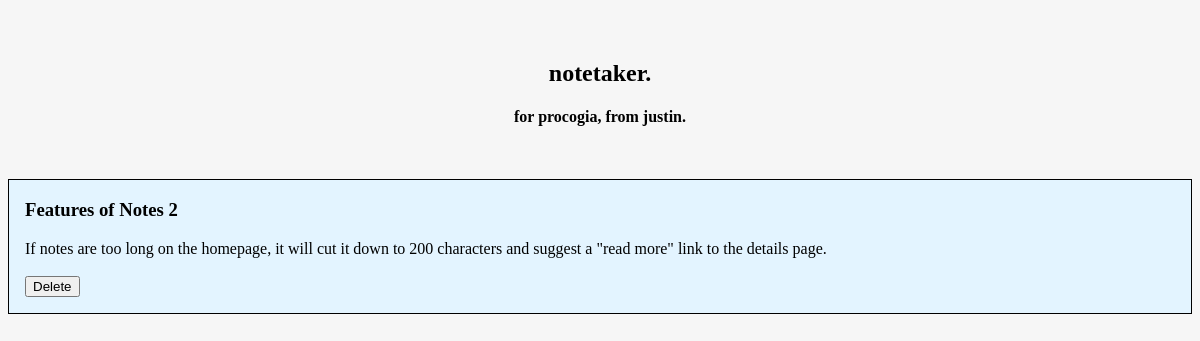
The page /note/32/ on the database its author committed.
### notetaker/models.py (models this page shows, shortened)
class Note(models.Model):
    title = models.CharField(max_length=50)
    body = models.CharField(max_length=500)
    pub_date = models.DateTimeField('date published')

### notetaker/views.py (the view)
# urls.py: path('note/<int:pk>/', views.NoteView.as_view(), name='note_details'),
class NoteView(generic.DetailView):
    model = Note
    template_name = 'notetaker/note_detail.html'

### notetaker/templates/notetaker/note_detail.html (shortened to what this page needs)
{% load static %}
<html>
	<head>
        <link rel="stylesheet" type="text/css" href="{% static 'notetaker/style.css' %}">
	</head>
	<body>
		<header id="header">
			<nav id="main-navigation" class="main-nav">
				<div class="info-title-wrapper">
					<div class="site-title-wrapper">
                        <h1 class="page-title"><a href="/">notetaker.</a></h1>
                        <h4 class="page-title">for procogia, from justin.</h4>
					</div>
				</div>
			<div class="base">
                <div class="note-article">
                    <div class="note-title">
                        <h3>{{ note.title }}</a></h3>
                    </div>
                    <div class="note-body">
                        {{ note.body }}
                        <br /><br />
                        <form action="/deleteNote/{{ note.id }}/" method="post">{% csrf_token %}
                            <input type="submit" value="Delete"/>
                        </form>
                    </div>
                </div>
            </div>
		</header>
	</body>
</html>

### notetaker/static/notetaker/style.css (style rules this page uses)
body { background-color: #f6f6f6; }
.page-title { text-align: center; }
.base { display: table; width:100% }
a { text-decoration: none; color: black; }
.base { width: 100%; }
.info-title-wrapper { padding-top: 2rem; }
.note-article { border-style: solid; border-width: thin; margin-top: 2rem; background-color: #e3f4ff; padding: 0 1rem; }

### rows shown on the page
Note: title "Features of Notes 2", body "If notes are too long on the homepage, it will cut it down to 200 characters and suggest a \"read more\" link to the details page."
